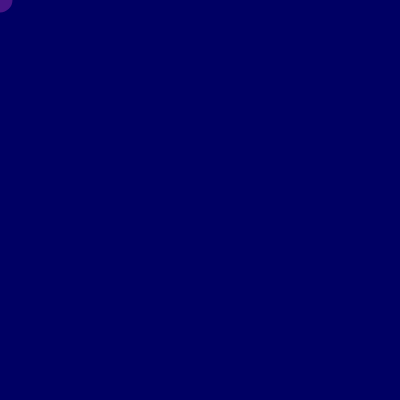
Frame 1 (no input)
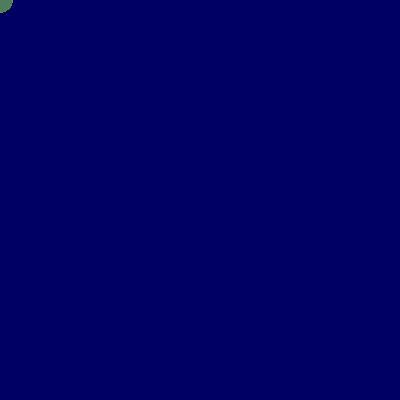
Frame 60 (no input)
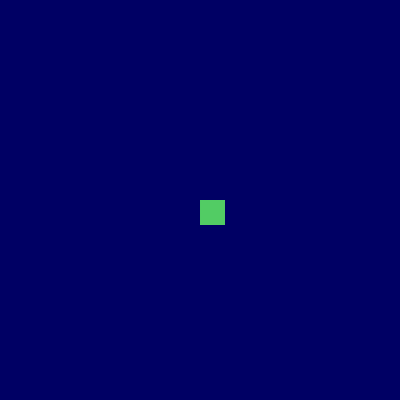
Frame 120 (the mouse pressed at the canvas centre since frame 60)

The p5.js sketch that drew these frames (run headless with seeded random() and noise() and a simulated clock; from frame 60 on, the mouse is pressed at the canvas centre):

// p5.js sketch
// ── sketch.js
/*
  Exercise from Coding Train 2.1 updated with 2.5 tools
  Make a paint program using mouseX and mouseY
  In addition, make a new color changing animation for the circle "brush"

  Use the random() function to update the color of the brush
*/

let circle = 1;

//use object to hold colors
let currentColor = {
	r:250,
  g:0,
  b:20
}

function setup() {
  createCanvas(400, 400);
  background(0, 0, 100);
}

//Draws shape at the mouse location
function draw() {

  //randomize the colors
  currentColor.r=random(0,255)
  currentColor.g=random(0,255)
  currentColor.b=random(0,255)
  noStroke();
    
  //check if drawing circle or rectangle
  if (circle === 1) {
    //changes colors if the paintbrush is a circle
    fill(currentColor.r, currentColor.g, currentColor.b,100);
    ellipse(mouseX, mouseY, 25);
  }
  else if (circle !=1){
  	fill(currentColor.r, 204, 100,100);
  	noStroke()
		rect(mouseX,mouseY,25,25)  
  }
}

//Clear background and change shape when mouse is clicked
function mousePressed() {
  background(0, 0, 100)
  if (circle == 1) {
    return circle = 0;
  }
  if (circle !== 1) {
    return circle = 1;
  }
  console.log(circle)
}
